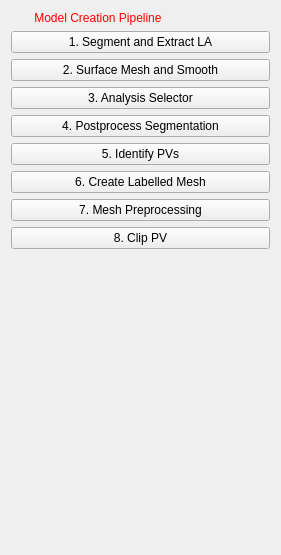
<?xml version="1.0" encoding="UTF-8"?>
<ui version="4.0">
 <class>AtrialStrainMotionViewControls</class>
 <widget class="QWidget" name="AtrialStrainMotionViewControls">
  <property name="geometry">
   <rect>
    <x>0</x>
    <y>0</y>
    <width>281</width>
    <height>555</height>
   </rect>
  </property>
  <property name="minimumSize">
   <size>
    <width>0</width>
    <height>0</height>
   </size>
  </property>
  <property name="windowTitle">
   <string>QmitkTemplate</string>
  </property>
  <layout class="QVBoxLayout" name="verticalLayout">
   <item>
    <widget class="QLabel" name="labelWarning">
     <property name="styleSheet">
      <string notr="true">QLabel { color: rgb(255, 0, 0) }</string>
     </property>
     <property name="text">
      <string>       Model Creation Pipeline</string>
     </property>
    </widget>
   </item>
   <item>
    <widget class="QPushButton" name="segment_extract">
     <property name="text">
      <string>1. Segment and Extract LA</string>
     </property>
    </widget>
   </item>
   <item>
    <widget class="QPushButton" name="surface_mesh_smooth">
     <property name="text">
      <string>2. Surface Mesh and Smooth</string>
     </property>
    </widget>
   </item>
   <item>
    <widget class="QPushButton" name="button_3_imanalysis">
     <property name="text">
      <string>3. Analysis Selector</string>
     </property>
    </widget>
   </item>
   <item>
    <widget class="QPushButton" name="button_man4_2_postproc">
     <property name="text">
      <string>4. Postprocess Segmentation</string>
     </property>
    </widget>
   </item>
   <item>
    <widget class="QPushButton" name="button_man5_idPV">
     <property name="text">
      <string>5. Identify PVs</string>
     </property>
    </widget>
   </item>
   <item>
    <widget class="QPushButton" name="button_man6_labelmesh">
     <property name="text">
      <string>6. Create Labelled Mesh</string>
     </property>
    </widget>
   </item>
   <item>
    <widget class="QPushButton" name="button_auto4_meshpreproc">
     <property name="text">
      <string>7. Mesh Preprocessing</string>
     </property>
    </widget>
   </item>
   <item>
    <widget class="QPushButton" name="button_man8_clipPV">
     <property name="text">
      <string>8. Clip PV</string>
     </property>
    </widget>
   </item>
   <item>
    <spacer name="spacer1">
     <property name="orientation">
      <enum>Qt::Vertical</enum>
     </property>
     <property name="sizeType">
      <enum>QSizePolicy::Expanding</enum>
     </property>
     <property name="sizeHint" stdset="0">
      <size>
       <width>20</width>
       <height>220</height>
      </size>
     </property>
    </spacer>
   </item>
  </layout>
 </widget>
 <layoutdefault spacing="6" margin="11"/>
 <resources/>
 <connections/>
</ui>
